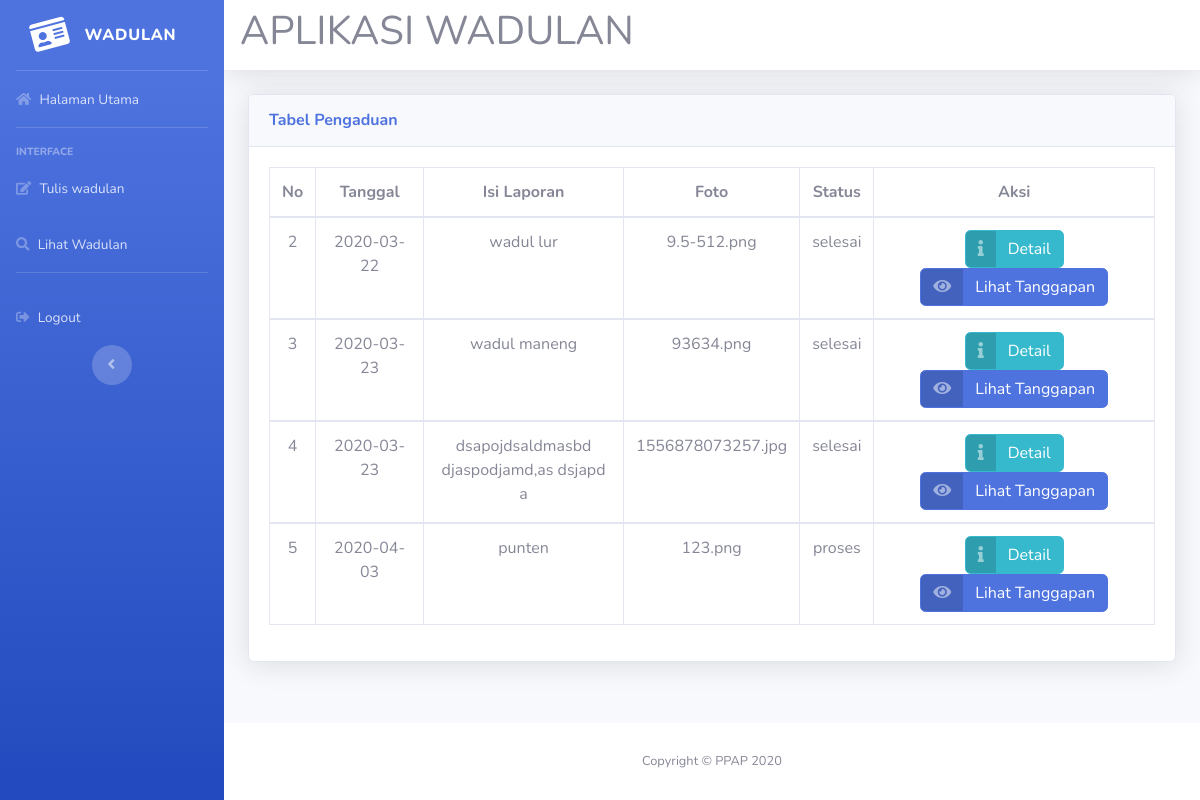
The page /masyarakat.php?url=lihat_wadulan (signed in) on the database its author committed.
### tables this page shows
CREATE TABLE `pengaduan` (
  `id_pengaduan` int(11) NOT NULL,
  `tgl_pengaduan` date NOT NULL,
  `nik` varchar(16) NOT NULL,
  `isi_laporan` text NOT NULL,
  `foto` varchar(225) NOT NULL,
  `status` enum('0','proses','selesai','','') NOT NULL
);

### lihat_wadulan.php (the view, shortened to what this page needs)
<!DOCTYPE html>
<html lang="en">
<head>
  <link href="vendor/fontawesome-free/css/all.min.css" rel="stylesheet" type="text/css">
  <link href="css/sb-admin-2.min.css" rel="stylesheet">
  <link href="vendor/datatables/dataTables.bootstrap4.min.css" rel="stylesheet">
</head>
<body id="page-top">
          <div class="card shadow mb-4">
            <div class="card-header py-3">
              <h6 class="m-0 font-weight-bold text-primary">Tabel Pengaduan</h6>
            </div>
            <div class="card-body">
              <div class="table-responsive">
                <table class="table table-bordered" id="dataTable" width="100%" cellspacing="0">
                  <thead>
                    <tr align="center">
                      <th>No</th>
                      <th>Tanggal</th>
                      <th>Isi Laporan</th>
                      <th>Foto</th>
                      <th>Status</th>
                      <th>Aksi</th>
                    </tr>
                  </thead>
                  <?php
                  include 'koneksi.php';
                  $sql = ("select * from pengaduan where nik='$_SESSION[nik]'");
                  $ee = mysqli_query($koneksi,$sql);
                  while($data = mysqli_fetch_array($ee)){
                  ?>
                  <tbody>
                    <tr align="center">
                      <td><?= $data['id_pengaduan']; ?></td>
                      <td><?= $data['tgl_pengaduan']; ?></td>
                      <td width="200" height="100"><?= substr($data['isi_laporan'], -40); ?></td>
                      <td><?= $data['foto']; ?></td>
                      <td><?= $data['status']; ?></td>
                      <td>
                        <a href="masyarakat.php?url=detail_wadulan&id=<?= $data['id_pengaduan']; ?>" class="btn btn-info btn-icon-split">
                          <span class="icon text-white-50">
                          <i class="fas fa-info"></i>
                        </span>
                        <span class="text">Detail</span>
                        </a>
                        <a href="masyarakat.php?url=lihat_tanggapan&id=<?= $data['id_pengaduan']; ?>" class="btn btn-primary btn-icon-split">
                          <span class="icon text-white-50">
                          <i class="fas fa-eye"></i>
                        </span>
                        <span class="text">Lihat Tanggapan</span>
                        </a>
                      </td>
                    </tr>
                  </tbody>
                <?php } ?>
                </table>
              </div>
            </div>
          </div>
</body>
</html>

### rows shown on the page
pengaduan: id_pengaduan "2", tgl_pengaduan "2020-03-22", isi_laporan "wadul lur", foto "9.5-512.png", status "selesai"
pengaduan: id_pengaduan "3", tgl_pengaduan "2020-03-23", isi_laporan "wadul maneng", foto "93634.png", status "selesai"
pengaduan: id_pengaduan "4", tgl_pengaduan "2020-03-23", isi_laporan "dsapojdsaldmasbd djaspodjamd,as dsjapd a", foto "1556878073257.jpg", status "selesai"
pengaduan: id_pengaduan "5", tgl_pengaduan "2020-04-03", isi_laporan "punten", foto "123.png", status "proses"
